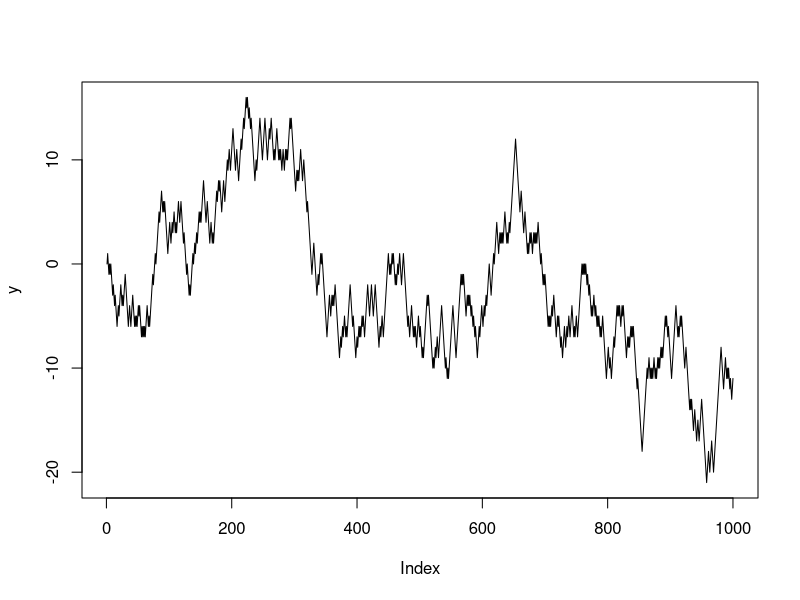
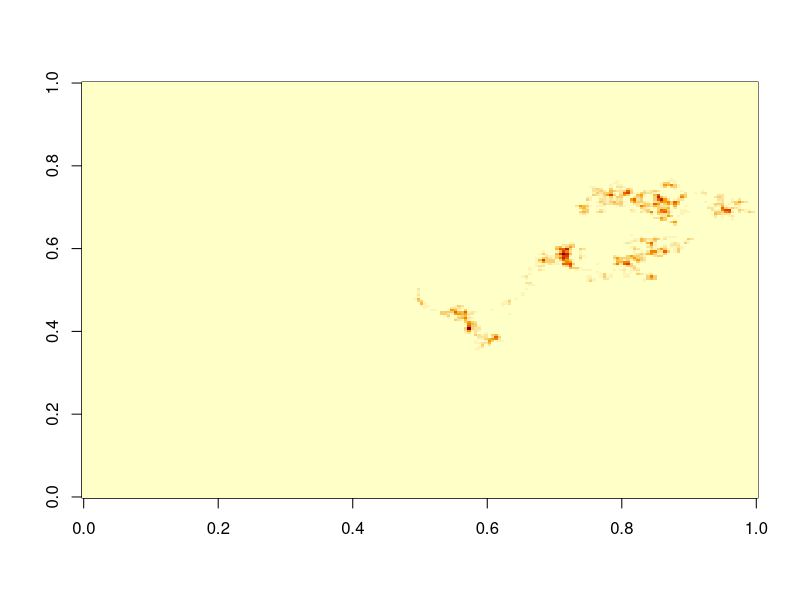

Write the R code that produced these figures, in order.
# SIMPLE RANDOM WALK 
# Petr Keil, 20 November 2023, keil@fzp.czu.cz

steps <- 1000
y <- rep(0, times = steps)

for(i in 2:steps)
{
  y[i] <- y[i-1] + sample(c(-1, 1), size = 1)  
}

plot(y, type = "l")


# ------------------------------------------------------------------------------
# RANDOM WALK IN 2D

M <- matrix(0, nrow = 200, ncol = 200)

steps <- 10000

x <- y <- 100

for(i in 1:steps)
{
  drctn <- sample(c("up","down","left","right"), 1)
  if(drctn =="up") y <- y + 1
  if(drctn =="down") y <- y - 1
  if(drctn =="left") x <- x - 1
  if(drctn =="right") x <- x + 1
  if (x == 1 | x == ncol(M)) {break}
  if (y == 1 | y == nrow(M)) {break}
  M[x, y] <- M[x, y] + 1
}

image(M)
  